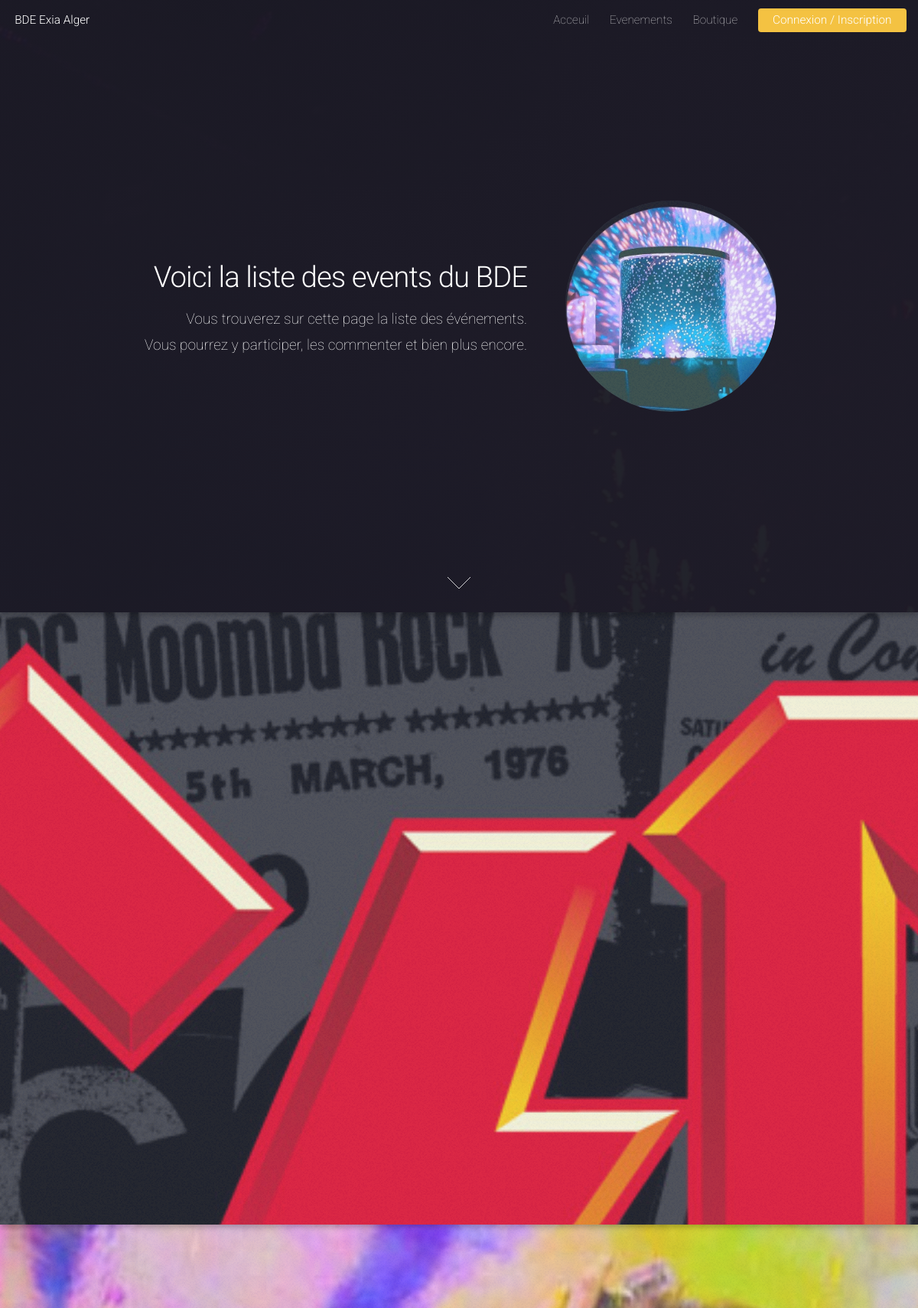
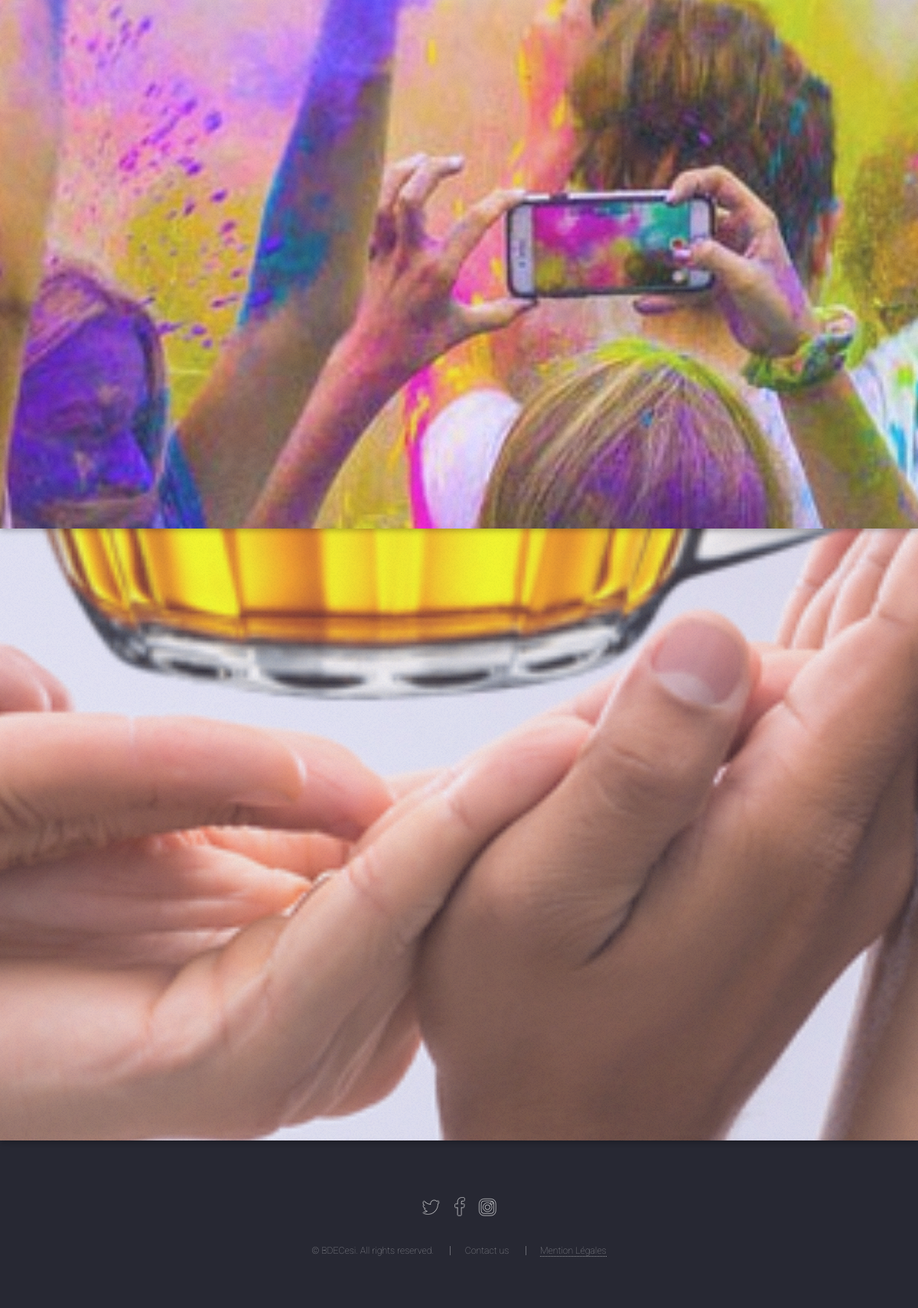
Screenshot of /event_list_passee.php with the database file from the repository (2 pictures, top to bottom).
### tables this page shows
CREATE TABLE IF NOT EXISTS `evenement` (
  `id` int(11) NOT NULL AUTO_INCREMENT,
  `name` varchar(25) NOT NULL,
  `description` text NOT NULL,
  `price` decimal(15,2) NOT NULL,
  `nbr_vote` int(11) DEFAULT NULL,
  `metting` date DEFAULT NULL,
  `recurrent` tinyint(1) DEFAULT NULL,
  `picture` varchar(1000) DEFAULT NULL,
  `undesirable` tinyint(1) NOT NULL,
  `evenement` tinyint(1) NOT NULL,
  `nbr_sign` int(11) DEFAULT NULL,
  `past` tinyint(1) DEFAULT NULL,
  `mark` float DEFAULT NULL,
  `id_users` int(11) NOT NULL,
  `month_event` tinyint(1) DEFAULT NULL,
  PRIMARY KEY (`id`)
);

### event_list_passee.php (the view, shortened to what this page needs)
<?php
require 'db_connexion/pdo.php'
?>
<!DOCTYPE HTML>
<html>
	<head>
		<link rel="stylesheet" href="assets/css/main.css" />
	</head>
	<body class="landing">
		<div id="page-wrapper">
				<?php include("includes/header.php"); ?>
				<section id="event">
					<div class="content">
						<header>
							<h2>Voici la liste des events du BDE</h2>
							<p>Vous trouverez sur cette page la liste
							des événements. <br />Vous pourrez
							y participer, les commenter et bien plus encore.</p>
						</header>
						<span class="image"><img src="images/beer.jpg" alt="" /></span>
					</div>
					<a href="#1" class="goto-next scrolly">Next</a>
				</section>
			<?php
			$req = $bdd->prepare("SELECT * FROM evenement WHERE evenement=1 AND   metting < DATE (NOW()) ");
			$req->execute();
			$pres="";
			$id=1;
			$idd=2;
			while ($donnees = $req->fetch())
			{
				if ($id%2 == 0) {
					$pres = "3 right";
				} else{
					$pres = "2 left";
				}
				echo "<section id=\"". $id ."\" class=\"spotlight style". $pres ."\">
					<span class=\"image fit main\"><img src=\"". $donnees['picture'] ."\" alt=\"\" /></span>
					<div class=\"content\">
						<header>
							<h2>". $donnees['name'] ."</h2>
							<p>". $donnees['metting'] ."</p>
						</header>
						<p>". $donnees['description'] ."</p>
						<ul class=\"actions\">
							<li><a href=\"event.php?event=".$donnees['id']."&isPasse=1\" class=\"button\">Accès à l'event</a></li>
						</ul>
					</div>
					<a href=\"#". $idd ."\" class=\"goto-next scrolly\">Next</a>
				</section>";
				$id=$id+1;
				$idd=$idd+1;
			}
			 ?>
				<?php include("includes/footer.php"); ?>
		</div>
	</body>
</html>

### rows the page displays
evenement: shows a picture
evenement: shows a picture
evenement: shows a picture
